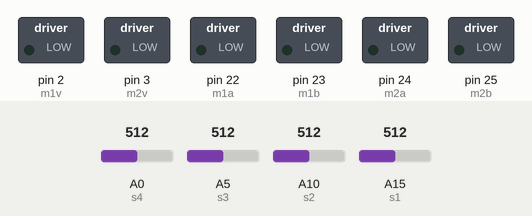
The sketch below on a simulated Arduino Mega 2560, built with avr-gcc and run on an emulated ATmega2560. Shown: switched loads named in the sketch (green lamp = pin HIGH). Inputs (shaded band) come from the test bench; at power-on: A5 (s3) = 512, A10 (s2) = 512, A0 (s4) = 512, A15 (s1) = 512.

Above: at 1.2 s.
1.3 s: A5 (s3) set to 885
2.8 s: A5 (s3) set to 918
At 3.2 s:
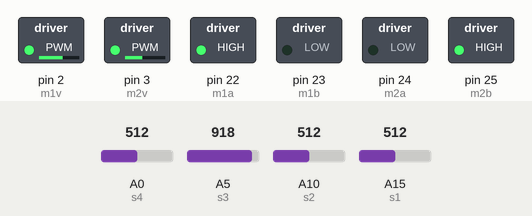
4.3 s: A10 (s2) set to 864
7.3 s: A10 (s2) set to 888
At 8.1 s:
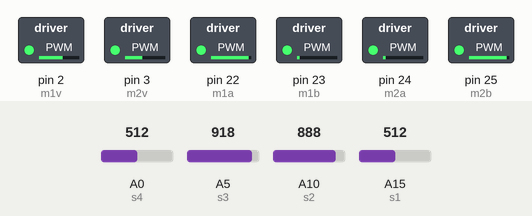
Timing chart, 0 to 8.2 s (numbered marks = the images above; inputs shaded):
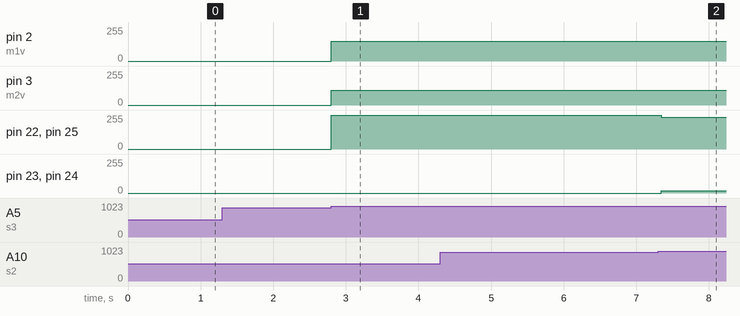

The sketch:

SeguidorDeLinha_Teste1_2103.ino
```cpp
// sensor
const byte s1 = A15;
const byte s2 = A10;
const byte s3 = A5;
const byte s4 = A0;

int calibra1 = 700;
int calibra2 = 880;
int calibra3 = 900;
int calibra4 = 700;
const byte preto = 1;
const byte branco = 0;

int ler[5] = {0,0,0,0,0};

//motores
const byte m1a = 22;
const byte m1b = 23;
const byte m2a = 24;
const byte m2b = 25;
const byte m1v = 2;
const byte m2v = 3;

byte velocidadefrente = 90;
byte velocidadetras = 90;

void para(){
  digitalWrite(m1a, 0);
  digitalWrite(m1b, 0);
  digitalWrite(m2a, 0);
  digitalWrite(m2b, 0);
}

void frente(){
  digitalWrite(m1a, 1);
  digitalWrite(m1b, 0);
  analogWrite(m1v, velocidadefrente);
  digitalWrite(m2a, 1);
  digitalWrite(m2b, 0);
  analogWrite(m2v, velocidadefrente);
}

void tras(){
  digitalWrite(m1a, 0);
  digitalWrite(m1b, 1);
  analogWrite(m1v, velocidadetras);
  digitalWrite(m2a, 0);
  digitalWrite(m2b, 1);
  analogWrite(m2v, velocidadetras);
}

void esquerda(){
  digitalWrite(m1a, 0);
  digitalWrite(m1b, 1);
  analogWrite(m1v, 110);
  digitalWrite(m2a, 1);
  digitalWrite(m2b, 0);
  analogWrite(m2v, 150);
}

void direita(){
  digitalWrite(m1a, 1);
  digitalWrite(m1b, 0);
  analogWrite(m1v, 150);
  digitalWrite(m2a, 0);
  digitalWrite(m2b, 1);
  analogWrite(m2v, 110);
}

void lersensores(){

   if(analogRead(s1) > (calibra1)) {ler[1] = preto;}
  else{ler[1] = branco;}

   if(analogRead(s2) > (calibra2)) {ler[2] = preto;}
  else{ler[2] = branco;}

   if(analogRead(s3) > (calibra3)) {ler[3] = preto;}
  else{ler[3] = branco;}

   if(analogRead(s4) > (calibra4)) {ler[4] = preto;}
  else{ler[4] = branco;}
}

void setup() {
  //motores
  pinMode(m1a, OUTPUT);
  pinMode(m1b, OUTPUT);
  pinMode(m2a, OUTPUT);
  pinMode(m2b, OUTPUT);
  pinMode(m1v, OUTPUT);
  pinMode(m2v, OUTPUT);

  //sensor
  pinMode(s1, INPUT);
  pinMode(s2, INPUT);
  pinMode(s3, INPUT);
  pinMode(s4, INPUT);
  Serial.begin(9600);
 // frente();
  //delay(400);
}

void mostra() {
  Serial.print(analogRead(s1));
  Serial.print("  ");
  Serial.print(analogRead(s2));
  Serial.print("  ");
  Serial.print(analogRead(s3));
  Serial.print("  ");
  Serial.print(analogRead(s4));
  Serial.println("  ");
 }

void loop() {
  lersensores();
  while(!((ler[1]==preto)&&(ler[2]==preto)&&(ler[3]==preto)&&(ler[4]==preto))){
    lersensores();
    if(ler[2]==preto)
    {
      esquerda();
    }
    if(ler[3]==preto)
    {
      direita();
    }
  }
  para();
}
```

Measured:
- the behaviour switches between 900 and 901 on A5 (s3) (found by bisection; images 0 and 1)
- after the input at 2.8 s, pin 2 (m1v): 0/255 → 150/255 at once; pin 3 (m2v): 0/255 → 110/255 at once; pin 22 (m1a), pin 25 (m2b): 0/255 → 255/255 at once
- after the input at 7.3 s, pin 22 (m1a), pin 25 (m2b): 255/255 → 239/255 at once; pin 23 (m1b), pin 24 (m2a): 0/255 → 16/255 at once
